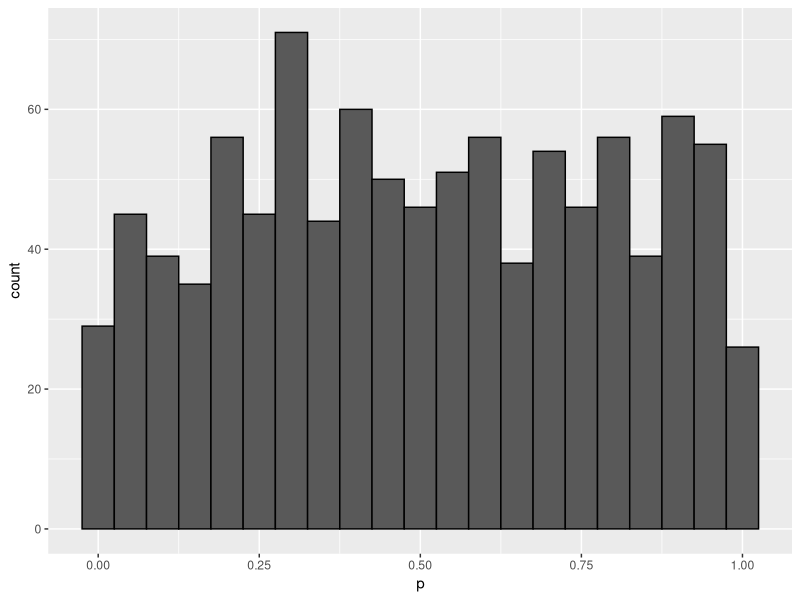

Here is the R script that generated this plot: (Note: this script raises an error after producing the figure.)
## ---- chunk 1
knitr::opts_chunk$set(echo = TRUE, comment = "", fig.align = "center")
## ---- chunk 2
knitr::include_graphics(
"https://d33wubrfki0l68.cloudfront.net/1dff819e743f280bbab1c55f8f063e60b6a0d2fb/2269e/diagrams/fp.png"
)
## ---- chunk 3
randomize <- function(f) f(runif(100))
randomize(mean)
randomize(sum)
## ---- chunk 4
integrate(dnorm, lower = 0, upper = Inf)
## ---- chunk 5
library(tidyverse)
## ---- chunk 6
map(1:3, function(x) x^2)  ## using anonymous or lambda function
## ---- chunk 7
knitr::include_graphics(
"https://d33wubrfki0l68.cloudfront.net/f0494d020aa517ae7b1011cea4c4a9f21702df8b/2577b/diagrams/functionals/map.png"
)
## ---- chunk 8
map_chr(mtcars, is.numeric)  ## remember that data frames are lists of lists.
map_dbl(mtcars, max) %>% 
  map_dbl(round, digits = 1) ## using dot-dot-dot 
## ---- chunk 9
identical(
  map_dbl(mtcars, ~ length(unique(..1))),          ## twiddle syntax
  map_dbl(mtcars, function(x) length(unique(x)))   ## alternative
  )

map(1:3, ~ rnorm(10)) %>% str()                         ## twiddle syntax
map(1:3, function(x) rnorm(10)) %>% str()               ## alternative
replicate(n = 3, rnorm(10), simplify = FALSE) %>% str() ## other alternative
## ---- chunk 10
knitr::include_graphics(
"https://d33wubrfki0l68.cloudfront.net/6d0b927ba5266f886cc721ae090afcc5e872a748/f8636/diagrams/functionals/map-arg-flipped.png"
)
## ---- chunk 11
draws <- rcauchy(1000)
trims <- c(0, 0.1, 0.2, 0.5)

map_dbl(trims, ~ mean(draws, trim = ..1))
map_dbl(trims, function(input) mean(x = draws, trim = input))
map_dbl(trims, mean, x = draws) ## using R's flexible argument matching
## ---- chunk 12
base::split(mtcars, mtcars$cyl) %>% ## split data frame into three, by cyl
  map(function(df) lm(mpg ~ wt, data = df)) %>% ## fit linear model three times
  map(coefficients) %>% ## access coefficients
  map_dbl(pluck, "wt")  ## extract slope

## Loop alternative
slopes <- vector("double", 3)
for (i in seq_along(slopes)) {
  model <- lm(mpg ~ wt, data = base::split(mtcars, mtcars$cyl)[[i]])
  slopes[[i]] <- coef(model)[["wt"]]
}
slopes
## ---- chunk 13
as_mapper(~runif(2))
as_mapper(runif(2))
## ---- chunk 14
identical(map(1:3, 1), map(1:3, pluck, 1))
## ---- chunk 15
# 1. Compute the standard deviation of every column in a numeric data frame.
map_dbl(mtcars, sd)

# 2. Compute the standard deviation of every numeric column in a mixed data frame.
index <- map_lgl(iris, is.numeric)
map_dbl(iris[index], sd)

# Compute the number of levels for every factor in a data frame.
map(iris[!index], attr, which = "levels")
## ---- chunk 16
trials <- map(1:1000, ~ t.test(rpois(10, 10), rpois(7, 10)))

tibble(p = map_dbl(trials, "p.value")) %>% 
  ggplot(aes(p)) + geom_histogram(binwidth = 0.05, color = "black")
## ---- chunk 17
formulas <- list(
  mpg ~ disp,
  mpg ~ I(1 / disp),
  mpg ~ disp + wt,
  mpg ~ I(1 / disp) + wt
)

formulas %>% 
  map(~ lm(..1, data = mtcars)) %>% 
  map(coefficients)
## ---- chunk 18
bootstrap <- function(df) {
  df[sample(nrow(df), replace = TRUE), , drop = FALSE]
}

bootstraps <- map(1:10, ~ bootstrap(mtcars))

bootstraps %>% 
  map(function(df) lm(mpg ~ disp, data = df)) %>% 
  map(summary) %>% 
  map_dbl("r.squared") ## extractor 
## ---- chunk 19
tibble(
  ` ` = c("One argument", "Two arguments", "One argument + index", "N arguments"),
  List = c("`map()`", "`map2()`", "`imap()`", "`pmap()`"),
  Atomic = c("`map_lgl(), ...`", "`map2_lgl(), ...`", "`imap_lgl(), ...`", "`pmap_lgl(), ...`"),
  `Same Type` = c("`modify()`", "`modify2()`", "`imodify()`", ""),
  Nothing = c("`walk()`", "`walk2()`", "`iwalk()`", "`pwalk()`")
  ) %>% 
  kableExtra::kable() %>% 
  kableExtra::kable_styling(bootstrap_options = "bordered")
## ---- chunk 20
df <- data.frame(
  x = 1:3,
  y = 6:4
)

map(df, scale) %>% str()  ## returns a list
modify(df, scale)         ## returns a data.frame
## ---- chunk 21
## Example: finding a weighted mean
x <- map(1:5, ~ rnorm(20))
wt <- map(1:5, ~ runif(20))

weighted.mean(x[[1]], wt[[1]]) ## first element of each list

## Passing wt as an additional argument doesn’t work because arguments
## after .f are not transformed:
map(x, weighted.mean, w = wt) 
## ---- chunk 22
x[[3]][[3]] <- NA
map2_dbl(x, wt, weighted.mean)
map2_dbl(x, wt, weighted.mean, na.rm = TRUE)
## ---- chunk 23
knitr::include_graphics(
"https://d33wubrfki0l68.cloudfront.net/7a545699ff7069a98329fcfbe6e42b734507eb16/211a5/diagrams/functionals/map2-arg.png"
)
## ---- chunk 24
eat_fruit <- function(x) {
  cat("Eat some more ", x, "!\n", sep = "")
}

sample(fruit, size = 5) %>% 
  map(eat_fruit)
## ---- chunk 25
sample(fruit, size = 5) %>% 
  walk(eat_fruit)

walk(1:5, ~ rnorm(10))
## ---- chunk 26
temp <- tempfile()
dir.create(temp)

species <- split(iris, iris$Species)  ## list of three
paths <- file.path(temp, paste0("species-", names(species), ".rds"))
walk2(species, paths, write_rds)

list.files(temp)
read_rds(paste0(temp, "/species-setosa.rds")) %>% head()
## ---- chunk 27
## example: constructing labels
imap_chr(iris, ~ paste0("The first value in ", ..2, " is ", ..1[[1]]))
## ---- chunk 28
identical(
  pmap_dbl(list(x, wt), weighted.mean),
  map2_dbl(x, wt, weighted.mean)
  )
## ---- chunk 29
knitr::include_graphics(
"https://d33wubrfki0l68.cloudfront.net/2eb2eefe34ad6d114da2a22df42deac8511b4788/5a538/diagrams/functionals/pmap-arg.png"
)
## ---- chunk 30
draws <- rcauchy(1000)
trims <- c(0, 0.1, 0.2, 0.5)

identical(
  map_dbl(trims, function(input) mean(x = draws, trim = input)),
  pmap_dbl(list(trim = trims), mean, x = draws)
  )
## ---- chunk 31
params <- data.frame(       ## Here, the column names
  n = c(1, 3, 5),           ## are critical!
  mean = c(0, 10, 1000),
  sd = c(1, 10, 100)
)

params

pmap(params, rnorm)
## ---- chunk 32
temp <- tempfile()
dir.create(temp)

cyls <- split(mtcars, mtcars$cyl)
paths <- file.path(temp, paste0("cyl-", names(cyls), ".csv"))

## Original
walk2(cyls, paths, write.csv)
list.files(temp)

## Solution
names(cyls) <- paths      ## Disadvantage: names are overwritten
iwalk(cyls, ~ write.csv)  ## Advantage: code is slightly shorter
list.files(temp)
## ---- chunk 33
knitr::include_graphics(
"https://d33wubrfki0l68.cloudfront.net/9c239e1227c69b7a2c9c2df234c21f3e1c74dd57/eec0e/diagrams/functionals/reduce.png"
)
## ---- chunk 34
fruit_lists <- map(1:4, ~sample(fruit, 35))

## This...
fruit_lists[[1]] %>% 
  intersect(fruit_lists[[2]]) %>% 
  intersect(fruit_lists[[3]]) %>% 
  intersect(fruit_lists[[4]]) 

## ...is equivalent to this
reduce(fruit_lists, intersect)
## ---- chunk 35
accumulate(fruit_lists, intersect)
## ---- chunk 36
x <- c(4, 3, 10, 12)
reduce(x, `+`) ## sum()
accumulate(x, `+`) ## cumsum()
## ---- chunk 37
knitr::include_graphics(
"https://d33wubrfki0l68.cloudfront.net/b5835b80325b22f9460992f7bc9de5e0cf56de2c/27994/diagrams/functionals/reduce-init.png"
)
## ---- chunk 38
reduce(1:2, `+`, .init = 1)
## ---- chunk 39
sum(integer())
prod(integer())
## ---- chunk 40
df <- data.frame(
  x = 1:3,
  y = c("a", "b", "c")  ## stringsAsFactors = TRUE by default
  )

every(df, is.factor)
some(df, is.factor)

detect(df, is.integer)
detect_index(df, is.factor)

keep(df, is.factor) %>% str()
discard(df, is.factor) %>% str()
## ---- chunk 41
map_if(df, is.numeric, mean) %>% str()
modify_if(df, is.numeric, max) %>% str()

## this will drop the factor, and avoid recycling
keep(df, is.numeric) %>% map(mean) %>% str()
## ---- chunk 42
span <- function(x, f) {
  ## this makes "values" and "lengths" available
  list2env(rle(map_lgl(x, f)), envir = rlang::caller_env())
  if (!any(values)) {
    return(integer())
  }
  index <- which(lengths == max(lengths[values]))[[1]] ## lgl sub
  first <- cumsum(lengths)[index] - (lengths[index] - 1) 
  return(first:(first + lengths[index] - 1))
}

span(iris, is.factor)
span(iris, is.numeric)
## ---- chunk 43
arg_max <- function(x, f) {
  output <- map_dbl(x, f)
  x[output == max(output)] ## lgl subsetting
}

arg_min <- function(x, f) {
  output <- map_dbl(x, f)
  x[output == min(output)] ## lgl subsetting
}
## ---- chunk 44
ggplot(data.frame(x = c(pi/2, 2*pi)), aes(x)) + 
  stat_function(fun = sin) +
  labs(y = "f(x)")
## ---- chunk 45
integrate(sin, lower = 2/pi, upper = 2*pi)
uniroot(sin, lower = 2/pi, upper = 2*pi)
optimise(sin, lower = 2/pi, upper = 2*pi)
optimise(sin, lower = 2/pi, upper = 2*pi, maximum = TRUE)
## ---- chunk 46
A <- array(1:24, dim = c(4, 3, 2))
A
apply(A, MARGIN = 1, mean)
apply(A, MARGIN = 2, mean)
apply(A, MARGIN = 3, mean)
## ---- chunk 47
fixed_point <- function(f, init, tolerance = 0.00001) {
  if (abs(f(init) - init) <= tolerance) {
    return(c("fixed point" = init))
  } else {
    fixed_point(f, f(init))    ## using recursion
  }
}

fixed_point(cos, init = 5)
## ---- chunk 48
fixed_point(function(x) cos(x) + sin(x), 1)
## ---- chunk 49
fixed_point(function(x) 1 + 1/x, 1)
## ---- chunk 50
library(rlang)
## ---- chunk 51
power <- function(exp) {
  function(x) {
    x ^ exp
  }
}

square <- power(2)
square(4)
cube <- power(3)
cube(4)
## ---- chunk 52
square
cube
## ---- chunk 53
list(fn_env(square), fn_env(cube)) %>% 
  map(env_parent) 
## ---- chunk 54
z <- 2
square <- power(exp = z) ## exp evaluates lazily!
z <- 3                   ## the binding changes
square(2)                ## exp is only evaluated until now!
## ---- chunk 55
power2 <- function(exp) {
  force(exp)
  function(x) {
    x ^ exp
  }
}

z <- 2
square <- power2(exp = z) ## exp is forced to evaluate.
z <- 3                    ## the binding changes
square(2)                 ## everything works out fine
## ---- chunk 56
new_counter <- function() {
  i <- 0
  
  function() {
    i <<- i + 1
    i
  }
}

counter1 <- new_counter()
counter2 <- new_counter()

replicate(5, counter1())
counter2()
map_dbl(1:5, ~ counter1())
## ---- chunk 57
f1 <- function(n) {
  x <- runif(n)
  m <- mean(x)
  function() m
}

g1 <- f1(1e6)
lobstr::obj_size(g1)

f2 <- function(n) {
  x <- runif(n)
  m <- mean(x)
  rm(x)
  function() m
}

g2 <- f2(1e6)
lobstr::obj_size(g2)
## ---- chunk 58
x <- 0:100
y <- x ^ 2

foo <- approxfun(x, y)

foo(3)
foo(5)
foo(20)
## ---- chunk 59
x <- rnorm(150)

foo <- approxfun(x = sort(x), 
                 y = cumsum(table(x)) / length(x), 
                 yleft = 0, yright = 1, f = 0,
                 method = "constant", ties = "ordered")

foo(0:3)
ecdf(x)(0:3)
pnorm(0:3)
## ---- chunk 60
pick <- function(i) {
  function(x) {
    x[[i]]
  }
}

map_dbl(mtcars, pick(3)) ## extracts third element of each column
## ---- chunk 61
moment <- function(i) {
  force(i)
  function(x) mean((x - mean(x))^i) 
}

m1 <- moment(1)
m2 <- moment(2)

x <- runif(1000)

all.equal(m1(x), 0)                                    ## tests for "near" equality
all.equal(m2(x) * length(x) / (length(x) - 1), var(x)) ## bessel's correction
## ---- chunk 62
boxcox1 <- function(x, lambda) {
  stopifnot(length(lambda) == 1)
  
  if (lambda == 0) {
    log(x)
  } else {
    (x ^ lambda - 1) / lambda
  }
}
## ---- chunk 63
boxcox2 <- function(lambda) {
  if (lambda == 0) {
    function(x) log(x)
  } else {
    function(x) (x ^ lambda - 1) / lambda
  }
}

stat_boxcox <- function(lambda) {
  stat_function(aes(color = as.character(lambda)), 
                fun = boxcox2(lambda), 
                size = 0.5) 
}

ggplot(data.frame(x = c(0, 5)), aes(x)) + 
  map(seq(0, 2, 0.25), stat_boxcox) +
  labs(color = expression(lambda))
## ---- chunk 64
boot_permute <- function(df, variable) {
  n <- nrow(df)
  force(variable)
  
  function() {
    col <- df[[variable]]
    col[sample(n, replace = TRUE)]
  }
}

boot_mpg <- boot_permute(mtcars, "mpg")

map(1:3, ~ boot_mpg()) %>% map(head)
## ---- chunk 65
log_prob_poisson <- function(x, lambda) {
  n <- length(x)
  log(lambda) * sum(x) - n * lambda - sum(lfactorial(x))
}
## ---- chunk 66
log_likelihood_poisson <- function(x) {
  n <- length(x)   ## we don't need to force(x) because length(x) evaluates x
  sum_x <- sum(x)               ## this avoids unnecessary computation later 
  sum_lfx <- sum(lfactorial(x)) ## on, when calling the next function many times
  function(lambda) {
    log(lambda)*sum_x - n*lambda - sum_lfx
  }
}

## Simulation with known lambda
x <- rpois(1e3, lambda = 8)

## Manufacture log likelihood
log_likelihood <- log_likelihood_poisson(x)

log_likelihood(lambda = 1)
log_likelihood(lambda = 5)

## Use optimise instead of trial-and-error
optimise(log_likelihood, c(0, 100), maximum = TRUE)

## Sanity check
mod <- glm(x ~ 1, family = "poisson")
exp(mod$coefficients) ## undo the link function
## ---- chunk 67
optimise(log_prob_poisson, x = x, interval = c(0, 100), maximum = TRUE)
## ---- chunk 68
fnames <- list(
  square = 2, 
  cube = 3, 
  root = 1/2, 
  cuberoot = 1/3, 
  reciprocal = -1
)

pfuns <- purrr::map(fnames, power2)

pfuns$root(64)
## ---- chunk 69
with(pfuns, cube(2))
## ---- chunk 70
    rlang::env_bind(globalenv(), !!!pfuns)
## ---- chunk 71
    rlang::env_unbind(globalenv(), names(pfuns))
## ---- chunk 72
    list2env(pfuns, envir = globalenv())
## ---- chunk 73
safe_sum <- safely(sum)
## ---- chunk 74
x <- list(
  c(0.512, 0.165, 0.717),
  "oops",
  c(0.064, 0.781, 0.427),
  c(0.890, 0.785, 0.495)
)

safe_sum(x[[1]])
safe_sum(x[[2]])
## ---- chunk 75
output <- map(x, safe_sum)
str(output)
## ---- chunk 76
inside_out_output <- transpose(output)
str(inside_out_output)
## ---- chunk 77
ok <- map_lgl(inside_out_output$error, is.null)

x[!ok]
## ---- chunk 78
slow_function <- function(x) {
  Sys.sleep(1)  ## time elapsed should equal 1 second
  x * runif(1, 0, 10)
}

system.time(print(slow_function(1)))
system.time(print(slow_function(1)))

# Memoise -------------------------

fast_function <- memoise::memoise(slow_function)
system.time(print(fast_function(1)))
system.time(print(fast_function(1)))  ## it remembers previous output!
## ---- chunk 79
fib <- function(n) {
  if (n <= 2) return(1L)
  fib(n - 1) + fib(n - 2)  # recursivity
}

system.time(fib(23))
## ---- chunk 80
fast_fib <- memoise::memoise(function(n) {
  if (n <= 2) return(1L)
  fast_fib(n - 1) + fast_fib(n - 2)
})

system.time(fast_fib(23))
system.time(fast_fib(24)) 
## ---- chunk 81
fib_vector <- function(max) {
  x <- 1:max
  y <- vector("integer", max)
  y[1:2] <- 1
  if (max > 2) {
    for (i in 3:max) {
      y[[i]] <- y[[i - 1]] + y[[i - 2]]
    }
  }
  return(y)
}

system.time(fib_vector(10000))
## ---- chunk 82
fib(1:10)
vec_fib <- Vectorize(fib)
vec_fib(1:10)
## ---- chunk 83
map_intize <- function(f) {
  force(f)
  function(x, ...) {
    map_int(x, f, ...)
  }
}

fib_map <- map_intize(fib)
fib_map(1:10)  ## identical to map_int(1:10, fib)


urls <- c(
  "adv-r" = "https://adv-r.hadley.nz", 
  "r4ds" = "http://r4ds.had.co.nz/"
  # and many many more
)
path <- paste(names(urls), ".html")

walk2(urls, path, download.file, quiet = TRUE)

path
## ---- chunk 84
delay_by <- function(f, amount) {
  force(f)
  force(amount)
  
  function(...) {
    Sys.sleep(amount)
    f(...)
  }
}

## Example usage
system.time(map(1:5, delay_by(runif, 0.1)))
## ---- chunk 85
dot_every <- function(f, n) {
  force(f)
  force(n)
  
  i <- 0
  function(...) {
    i <<- i + 1
    if(i %% n == 0) cat(".")
    f(...)
  }
}

## Example usage
walk(1:100, dot_every(runif, 5))
## ---- chunk 86
output <- map(urls, scrappy %>% delay_by(1) %>% dot_every(5))
